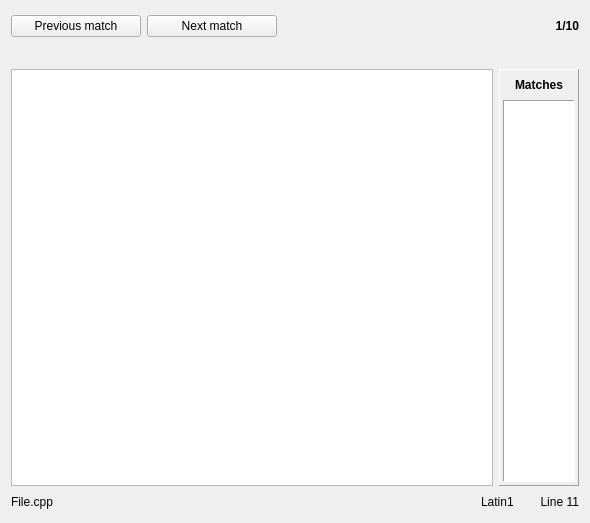
<?xml version="1.0" encoding="UTF-8"?>
<ui version="4.0">
 <class>SourceViewer</class>
 <widget class="QWidget" name="SourceViewer">
  <property name="geometry">
   <rect>
    <x>0</x>
    <y>0</y>
    <width>590</width>
    <height>523</height>
   </rect>
  </property>
  <property name="acceptDrops">
   <bool>true</bool>
  </property>
  <property name="windowTitle">
   <string>SourceViewer</string>
  </property>
  <layout class="QVBoxLayout" name="verticalLayout_3">
   <item>
    <layout class="QHBoxLayout" name="horizontalLayout">
     <item>
      <widget class="QPushButton" name="buttonMatchPrevious">
       <property name="sizePolicy">
        <sizepolicy hsizetype="Preferred" vsizetype="Fixed">
         <horstretch>0</horstretch>
         <verstretch>0</verstretch>
        </sizepolicy>
       </property>
       <property name="minimumSize">
        <size>
         <width>130</width>
         <height>0</height>
        </size>
       </property>
       <property name="toolTip">
        <string>&lt;!DOCTYPE HTML PUBLIC &quot;-//W3C//DTD HTML 4.0//EN&quot; &quot;http://www.w3.org/TR/REC-html40/strict.dtd&quot;&gt;
&lt;html&gt;&lt;head&gt;&lt;meta name=&quot;qrichtext&quot; content=&quot;1&quot; /&gt;&lt;style type=&quot;text/css&quot;&gt;
p, li { white-space: pre-wrap; }
&lt;/style&gt;&lt;/head&gt;&lt;body style=&quot; font-family:'MS Shell Dlg 2'; font-size:7.8pt; font-weight:400; font-style:normal;&quot;&gt;
&lt;p style=&quot; margin-top:0px; margin-bottom:0px; margin-left:0px; margin-right:0px; -qt-block-indent:0; text-indent:0px;&quot;&gt;&lt;span style=&quot; font-size:8pt;&quot;&gt;Shortcut is F7&lt;/span&gt;&lt;/p&gt;&lt;/body&gt;&lt;/html&gt;</string>
       </property>
       <property name="text">
        <string>Previous match</string>
       </property>
       <property name="icon">
        <iconset>
         <normaloff>resources/PreviousMatch.png</normaloff>resources/PreviousMatch.png</iconset>
       </property>
       <property name="shortcut">
        <string>F7</string>
       </property>
      </widget>
     </item>
     <item>
      <widget class="QPushButton" name="buttonMatchNext">
       <property name="sizePolicy">
        <sizepolicy hsizetype="Preferred" vsizetype="Fixed">
         <horstretch>0</horstretch>
         <verstretch>0</verstretch>
        </sizepolicy>
       </property>
       <property name="minimumSize">
        <size>
         <width>130</width>
         <height>0</height>
        </size>
       </property>
       <property name="toolTip">
        <string>&lt;!DOCTYPE HTML PUBLIC &quot;-//W3C//DTD HTML 4.0//EN&quot; &quot;http://www.w3.org/TR/REC-html40/strict.dtd&quot;&gt;
&lt;html&gt;&lt;head&gt;&lt;meta name=&quot;qrichtext&quot; content=&quot;1&quot; /&gt;&lt;style type=&quot;text/css&quot;&gt;
p, li { white-space: pre-wrap; }
&lt;/style&gt;&lt;/head&gt;&lt;body style=&quot; font-family:'MS Shell Dlg 2'; font-size:7.8pt; font-weight:400; font-style:normal;&quot;&gt;
&lt;p style=&quot; margin-top:0px; margin-bottom:0px; margin-left:0px; margin-right:0px; -qt-block-indent:0; text-indent:0px;&quot;&gt;&lt;span style=&quot; font-size:8pt;&quot;&gt;Shortcut is F8&lt;/span&gt;&lt;/p&gt;&lt;/body&gt;&lt;/html&gt;</string>
       </property>
       <property name="text">
        <string>Next match</string>
       </property>
       <property name="icon">
        <iconset>
         <normaloff>resources/NextMatch.png</normaloff>resources/NextMatch.png</iconset>
       </property>
       <property name="shortcut">
        <string>F8</string>
       </property>
      </widget>
     </item>

    <item>
       <widget class="QPushButton" name="buttonMatchCurrent">
        <property name="toolTip">
         <string>&lt;!DOCTYPE HTML PUBLIC &quot;-//W3C//DTD HTML 4.0//EN&quot; &quot;http://www.w3.org/TR/REC-html40/strict.dtd&quot;&gt;
&lt;html&gt;&lt;head&gt;&lt;meta name=&quot;qrichtext&quot; content=&quot;1&quot; /&gt;&lt;style type=&quot;text/css&quot;&gt;
p, li { white-space: pre-wrap; }
&lt;/style&gt;&lt;/head&gt;&lt;body style=&quot; font-family:'MS Shell Dlg 2'; font-size:8pt; font-weight:400; font-style:normal;&quot;&gt;
&lt;p style=&quot; margin-top:12px; margin-bottom:12px; margin-left:0px; margin-right:0px; -qt-block-indent:0; text-indent:0px;&quot;&gt;&lt;span style=&quot; font-family:'MS Shell Dlg 2';&quot;&gt;Jump to current match (CTRL-J)&lt;/span&gt;&lt;/p&gt;&lt;/body&gt;&lt;/html&gt;</string>
        </property>
        <property name="text">
         <string/>
        </property>
        <property name="icon">
         <iconset>
          <normaloff>resources/current.png</normaloff>resources/current.png</iconset>
        </property>
        <property name="flat">
         <bool>true</bool>
        </property>
       </widget>
      </item>

     <item>
      <widget class="QPushButton" name="buttonSearch">
       <property name="toolTip">
        <string>&lt;!DOCTYPE HTML PUBLIC &quot;-//W3C//DTD HTML 4.0//EN&quot; &quot;http://www.w3.org/TR/REC-html40/strict.dtd&quot;&gt;
&lt;html&gt;&lt;head&gt;&lt;meta name=&quot;qrichtext&quot; content=&quot;1&quot; /&gt;&lt;style type=&quot;text/css&quot;&gt;
p, li { white-space: pre-wrap; }
&lt;/style&gt;&lt;/head&gt;&lt;body style=&quot; font-family:'MS Shell Dlg 2'; font-size:7.8pt; font-weight:400; font-style:normal;&quot;&gt;
&lt;p style=&quot; margin-top:0px; margin-bottom:0px; margin-left:0px; margin-right:0px; -qt-block-indent:0; text-indent:0px;&quot;&gt;&lt;span style=&quot; font-size:8pt;&quot;&gt;Search for text inside the document (Ctrl-F)&lt;/span&gt;&lt;/p&gt;&lt;/body&gt;&lt;/html&gt;</string>
       </property>
       <property name="icon">
        <iconset>
         <normaloff>resources/Search.png</normaloff>resources/Search.png</iconset>
       </property>
       <property name="checkable">
        <bool>true</bool>
       </property>
       <property name="flat">
        <bool>true</bool>
       </property>
      </widget>
     </item>
     <item>
      <spacer name="horizontalSpacer">
       <property name="orientation">
        <enum>Qt::Horizontal</enum>
       </property>
       <property name="sizeHint" stdset="0">
        <size>
         <width>40</width>
         <height>20</height>
        </size>
       </property>
      </spacer>
     </item>
     <item>
      <widget class="QPushButton" name="buttonMatchList">
       <property name="toolTip">
        <string>&lt;!DOCTYPE HTML PUBLIC &quot;-//W3C//DTD HTML 4.0//EN&quot; &quot;http://www.w3.org/TR/REC-html40/strict.dtd&quot;&gt;
&lt;html&gt;&lt;head&gt;&lt;meta name=&quot;qrichtext&quot; content=&quot;1&quot; /&gt;&lt;style type=&quot;text/css&quot;&gt;
p, li { white-space: pre-wrap; }
&lt;/style&gt;&lt;/head&gt;&lt;body style=&quot; font-family:'MS Shell Dlg 2'; font-size:8pt; font-weight:400; font-style:normal;&quot;&gt;
&lt;p style=&quot; margin-top:0px; margin-bottom:0px; margin-left:0px; margin-right:0px; -qt-block-indent:0; text-indent:0px;&quot;&gt;Toggle the visibility of the match list on the right side&lt;/p&gt;&lt;/body&gt;&lt;/html&gt;</string>
       </property>
       <property name="text">
        <string/>
       </property>
       <property name="icon">
        <iconset>
         <normaloff>resources/MatchList.png</normaloff>resources/MatchList.png</iconset>
       </property>
       <property name="checkable">
        <bool>true</bool>
       </property>
       <property name="flat">
        <bool>true</bool>
       </property>
      </widget>
     </item>
     <item>
      <widget class="QLabel" name="labelInfo">
       <property name="sizePolicy">
        <sizepolicy hsizetype="Preferred" vsizetype="Fixed">
         <horstretch>0</horstretch>
         <verstretch>0</verstretch>
        </sizepolicy>
       </property>
       <property name="minimumSize">
        <size>
         <width>0</width>
         <height>30</height>
        </size>
       </property>
       <property name="maximumSize">
        <size>
         <width>16777215</width>
         <height>30</height>
        </size>
       </property>
       <property name="font">
        <font>
         <weight>75</weight>
         <bold>true</bold>
        </font>
       </property>
       <property name="text">
        <string>1/10</string>
       </property>
       <property name="textFormat">
        <enum>Qt::AutoText</enum>
       </property>
       <property name="alignment">
        <set>Qt::AlignRight|Qt::AlignTrailing|Qt::AlignVCenter</set>
       </property>
      </widget>
     </item>
    </layout>
   </item>
   <item>
    <widget class="InDocumentSearchWidget" name="widgetInDocumentSearch" native="true">
     <property name="minimumSize">
      <size>
       <width>0</width>
       <height>16</height>
      </size>
     </property>
    </widget>
   </item>
   <item>
    <layout class="QHBoxLayout" name="horizontalLayout_4">
     <item>
      <widget class="SourceHighlightingTextEdit" name="textEdit">
       <property name="undoRedoEnabled">
        <bool>false</bool>
       </property>
       <property name="lineWrapMode">
        <enum>QPlainTextEdit::NoWrap</enum>
       </property>
       <property name="readOnly">
        <bool>true</bool>
       </property>
       <property name="textInteractionFlags">
        <set>Qt::TextSelectableByKeyboard|Qt::TextSelectableByMouse</set>
       </property>
      </widget>
     </item>
     <item>
      <widget class="QFrame" name="frameMatchList">
       <property name="maximumSize">
        <size>
         <width>80</width>
         <height>16777215</height>
        </size>
       </property>
       <property name="frameShape">
        <enum>QFrame::Panel</enum>
       </property>
       <property name="frameShadow">
        <enum>QFrame::Raised</enum>
       </property>
       <layout class="QVBoxLayout" name="verticalLayout_2">
        <property name="spacing">
         <number>0</number>
        </property>
        <property name="leftMargin">
         <number>3</number>
        </property>
        <property name="topMargin">
         <number>0</number>
        </property>
        <property name="rightMargin">
         <number>3</number>
        </property>
        <property name="bottomMargin">
         <number>3</number>
        </property>
        <item>
         <widget class="QLabel" name="labelMatches">
          <property name="minimumSize">
           <size>
            <width>0</width>
            <height>30</height>
           </size>
          </property>
          <property name="text">
           <string>&lt;html&gt;&lt;head/&gt;&lt;body&gt;&lt;p&gt;&lt;span style=&quot; font-weight:600;&quot;&gt;Matches&lt;/span&gt;&lt;/p&gt;&lt;/body&gt;&lt;/html&gt;</string>
          </property>
          <property name="alignment">
           <set>Qt::AlignCenter</set>
          </property>
         </widget>
        </item>
        <item>
         <widget class="QListWidget" name="listMatchesWidget">
          <property name="frameShape">
           <enum>QFrame::Panel</enum>
          </property>
          <property name="frameShadow">
           <enum>QFrame::Sunken</enum>
          </property>
         </widget>
        </item>
       </layout>
      </widget>
     </item>
    </layout>
   </item>
   <item>
    <layout class="QHBoxLayout" name="horizontalLayout_2">
     <item>
      <widget class="QLabel" name="labelFile">
       <property name="text">
        <string>File.cpp</string>
       </property>
      </widget>
     </item>
     <item>
      <spacer name="horizontalSpacer_2">
       <property name="orientation">
        <enum>Qt::Horizontal</enum>
       </property>
       <property name="sizeHint" stdset="0">
        <size>
         <width>40</width>
         <height>20</height>
        </size>
       </property>
      </spacer>
     </item>
     <item>
      <widget class="QLabel" name="labelEncoding">
       <property name="toolTip">
        <string>File encoding</string>
       </property>
       <property name="text">
        <string>Latin1</string>
       </property>
      </widget>
     </item>
     <item>
      <spacer name="horizontalSpacer_3">
       <property name="orientation">
        <enum>Qt::Horizontal</enum>
       </property>
       <property name="sizeType">
        <enum>QSizePolicy::Fixed</enum>
       </property>
       <property name="sizeHint" stdset="0">
        <size>
         <width>20</width>
         <height>20</height>
        </size>
       </property>
      </spacer>
     </item>
     <item>
      <widget class="QLabel" name="labelCursor">
       <property name="text">
        <string>Line 11</string>
       </property>
       <property name="alignment">
        <set>Qt::AlignRight|Qt::AlignTrailing|Qt::AlignVCenter</set>
       </property>
      </widget>
     </item>
    </layout>
   </item>
  </layout>
 </widget>
 <customwidgets>
  <customwidget>
   <class>SourceHighlightingTextEdit</class>
   <extends>QPlainTextEdit</extends>
   <header>widgets.SourceHighlightingTextEdit</header>
  </customwidget>
  <customwidget>
   <class>InDocumentSearchWidget</class>
   <extends>QWidget</extends>
   <header>widgets.InDocumentSearchWidget</header>
   <container>1</container>
  </customwidget>
 </customwidgets>
 <connections/>
 <slots>
  <slot>nextMatch()</slot>
  <slot>previousMatch()</slot>
  <slot>updateCurrentLine()</slot>
  <slot>highlightSelection()</slot>
  <slot>showSearchFrame()</slot>
  <slot>nextSearch()</slot>
  <slot>previousSearch()</slot>
 </slots>
</ui>
